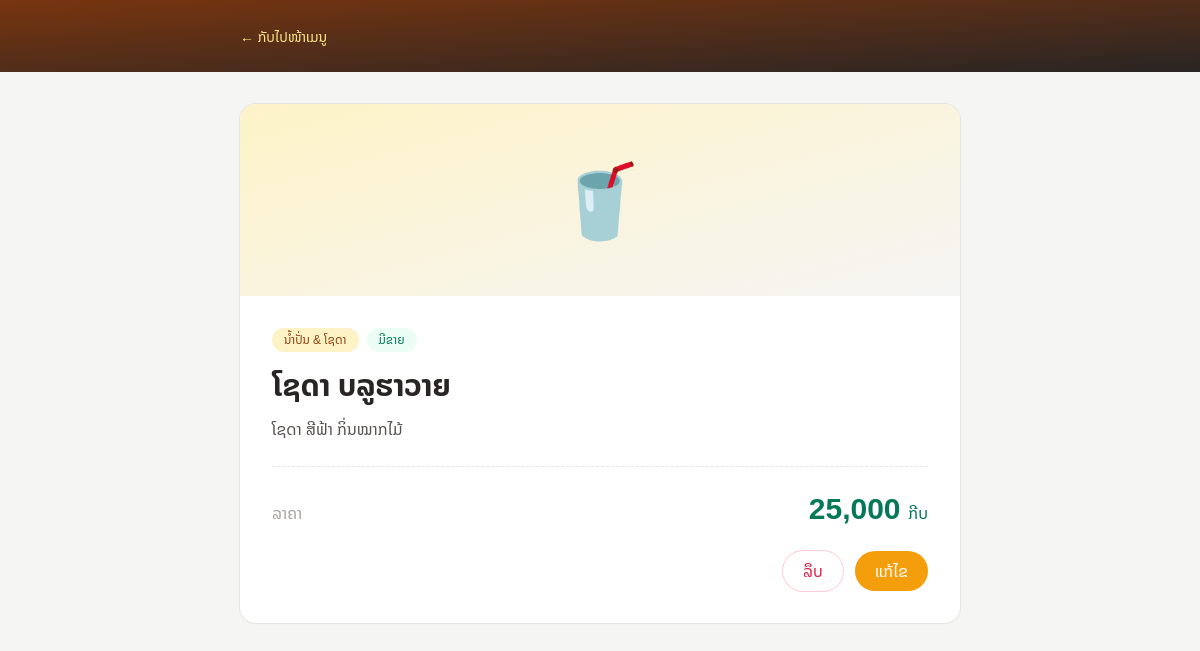
/menu/15/, run on the app's committed database.
### menu/models.py (models this page shows, shortened)
class Product(models.Model):
    category = models.ForeignKey(
        Category, on_delete=models.CASCADE, related_name='products'
    )
    name = models.CharField(max_length=100)
    description = models.TextField(blank=True)
    price = models.DecimalField(max_digits=10, decimal_places=0)
    is_available = models.BooleanField(default=True)
    created_at = models.DateTimeField(auto_now_add=True)
    class Meta:
        ordering = ['-created_at']

class Category(models.Model):
    name = models.CharField(max_length=50)

### menu/views.py (the view)
# urls.py: path('<int:pk>/', views.product_detail, name='product_detail'),
def product_detail(request, pk):
    product = get_object_or_404(Product, pk=pk)
    return render(request, 'menu/detail.html', {'product': product})

### menu/templates/menu/detail.html (shortened to what this page needs)
{% load humanize %}
<!DOCTYPE html>
<html lang="lo">
<head>
  <script src="https://cdn.tailwindcss.com"></script>
</head>
<body class="bg-stone-100 min-h-screen text-stone-800">
  <header class="bg-gradient-to-br from-amber-900 to-stone-800 text-amber-50">
    <div class="max-w-3xl mx-auto px-6 py-6">
      <a href="{% url 'menu_list' %}" class="inline-flex items-center gap-2 text-sm text-amber-200 hover:text-white">
        ← ກັບໄປໜ້າເມນູ
      </a>
    </div>
  </header>
  <main class="max-w-3xl mx-auto px-6 py-8">
    <article class="overflow-hidden rounded-2xl bg-white shadow-sm ring-1 ring-stone-200">
      <div class="flex h-48 items-center justify-center bg-gradient-to-br from-amber-100 to-stone-100 text-7xl">
        {% if product.category.name == "ຊາ" %}🍵{% elif product.category.name == "ເບເກີຣີ" %}🥐{% elif product.category.name == "ນ້ຳປັ່ນ & ໂຊດາ" %}🥤{% else %}☕{% endif %}
      </div>
      <div class="p-6 sm:p-8">
        <div class="flex flex-wrap items-center gap-2">
          <span class="inline-flex items-center rounded-full bg-amber-100 px-3 py-1 text-xs font-medium text-amber-800">
            {{ product.category.name }}
          </span>
          {% if product.is_available %}
            <span class="inline-flex items-center rounded-full bg-emerald-50 px-3 py-1 text-xs font-medium text-emerald-700">ມີຂາຍ</span>
          {% else %}
            <span class="inline-flex items-center rounded-full bg-rose-50 px-3 py-1 text-xs font-medium text-rose-700">ໝົດຊົ່ວຄາວ</span>
          {% endif %}
        </div>
        <h1 class="mt-4 text-3xl font-bold">{{ product.name }}</h1>
        {% if product.description %}
          <p class="mt-3 leading-relaxed text-stone-600">{{ product.description }}</p>
        {% endif %}
        <div class="mt-6 flex items-baseline justify-between border-t border-dashed border-stone-200 pt-6">
          <span class="text-stone-400">ລາຄາ</span>
          <p class="text-3xl font-bold text-emerald-700">
            {{ product.price|intcomma }} <span class="text-base font-medium">ກີບ</span>
          </p>
        </div>
        <div class="mt-6 flex justify-end gap-3">
          <a href="{% url 'product_delete' product.pk %}" class="rounded-full px-5 py-2 font-medium text-rose-600 ring-1 ring-rose-200 hover:bg-rose-50">ລຶບ</a>
          <a href="{% url 'product_update' product.pk %}" class="rounded-full bg-amber-500 px-5 py-2 font-medium text-white hover:bg-amber-600">ແກ້ໄຂ</a>
        </div>
      </div>
    </article>
  </main>
</body>
</html>

### menu/templates/menu/detail.html (style rules this page uses)
body { font-family: 'Noto Sans Lao', sans-serif; }

### data on the page
Product: category.name "ນ້ຳປັ່ນ & ໂຊດາ", name "ໂຊດາ ບລູຮາວາຍ", description "ໂຊດາ ສີຟ້າ ກິ່ນໝາກໄມ້", price "25,000"
